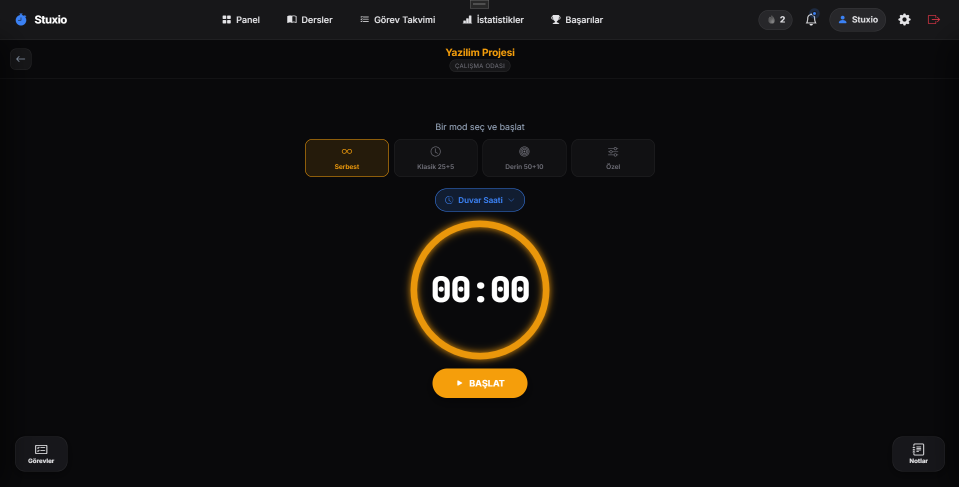
#> input picture screenshotss/kronometre.png, 1918 x 974 px (shown at 1/2 size)
$ python urun-gorselleri.py
#> lines starting #> are read from the running program, lines starting #| are printed output that depends on the picture
#!/usr/bin/env python3
"""Ana sayfadaki ürün görsellerini screenshotss/ içindeki GERÇEK ekran görüntülerinden üretir.

    python3 scripts/urun-gorselleri.py        (Pillow gerekir: pip install pillow)

Neden kırpma: sayfa ekran görüntüsünü bütün hâlde bir tarayıcı/telefon çerçevesine
koymak yerine anlamlı bölgeyi (halka, takvim, verimli aralık kartı…) gösteriyor.
Tarayıcıda CSS ile kırpmak mümkündü ama 200 KB'lık PNG'nin küçük bir köşesi için
tamamını indirtmek demekti; burada her görsel yalnız gösterilen bölge kadar.

⚠️ Kaynak görsel değişirse bu betiği yeniden çalıştır ve index.html'deki
width/height değerlerini çıktıdaki ölçülerle eşleştir (yoksa sayfa yüklenirken zıplar).
Koordinatlar (sol, üst, sağ, alt) kaynak piksel cinsindendir. """

from pathlib import Path
from PIL import Image

KOK = Path(__file__).resolve().parent.parent
SRC = KOK / "screenshotss"
OUT = KOK / "assets" / "ui"

# ad: (kaynak, kutu, hedef genişlik | None)
KIRPIMLAR = {
    # Hero — masaüstü çalışma odası ve odak modu AYNI kutuyla kırpılır: iki durum
    # arasında geçiş yapılırken öğeler yerinde kalsın.
    "oda-masaustu":   ("kronometre.png",  (330, 88, 1590, 974), 1260),
    "odak-masaustu":  ("odak_mode.png",   (330, 88, 1590, 974), 1260),
    # Hero, dar ekran — telefonun kendi çerçevesi (bezel) dışarıda kalır.
    "oda-telefon":    ("app-odak.png",     (78, 250, 642, 1160), None),
    "odak-telefon":   ("app-odak-tam.png", (78, 250, 642, 1160), None),

    # Sistem zinciri: alan → görev → seans → kayıt
    "zincir-alan":    ("lessons.png",      (530, 286, 946, 490), None),
    "zincir-gorev":   ("gorev_detay.png",  (234, 243, 820, 416), None),
    "zincir-seans":   ("kronometre.png",   (790, 430, 1130, 805), None),
    "zincir-kayit":   ("app-gorevler.png", (100, 650, 620, 1062), None),

    # Odak bandı — sayaç ve ışıması, tam genişlik
    "odak-bant":      ("odak_mode.png",    (0, 200, 1919, 800), 1919),

    # Plan
    "takvim":         ("gorev_takvim.png", (60, 30, 1850, 902), 1600),
    "alanlar":        ("lessons.png",      (70, 100, 1400, 505), 1330),

    # Analiz
    "gecmis":         ("calisma_gecmisi.png", (60, 28, 1850, 631), 1600),
    "verimli-aralik": ("dersaralıgı_verimli_aralıg.png", (968, 0, 1834, 492), None),
    "ders-dagilimi":  ("dersaralıgı_verimli_aralıg.png", (82, 0, 948, 492), None),
    "uzun-gorevler":  ("dersaralıgı_verimli_aralıg.png", (82, 518, 1834, 900), 1600),

    # Masaüstü sekmeleri — tam ekran, yalnız küçültülür
    "m-genel":        ("genel_bakis.png", (0, 0, 1919, 974), 1600),
    "m-dersler":      ("lessons.png",     (0, 0, 1919, 974), 1600),
    "m-oda":          ("kronometre.png",  (0, 0, 1918, 974), 1600),
    "m-odak":         ("odak_mode.png",   (0, 0, 1919, 974), 1600),
}


def kaydet(img, ad):
    yol = OUT / f"{ad}.webp"
    img.save(yol, "WEBP", quality=84, method=6)
    print(f"{ad:16} {img.width}x{img.height}  {yol.stat().st_size // 1024} KB")


def main():
    OUT.mkdir(parents=True, exist_ok=True)
    for ad, (kaynak, kutu, hedef) in KIRPIMLAR.items():
        img = Image.open(SRC / kaynak).convert("RGB").crop(kutu)
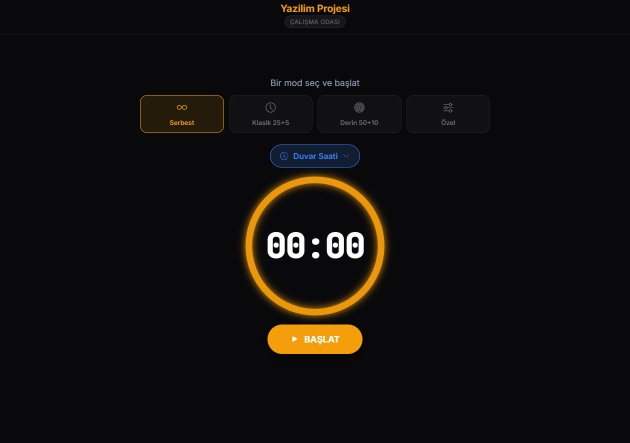
#> img: PIL image 1260x886 RGB (shown at 1/2 size); mean R, G, B 16.9, 14.8, 13.3
        if hedef and img.width > hedef:
            img = img.resize((hedef, round(img.height * hedef / img.width)), Image.LANCZOS)
        kaydet(img, ad)
#| oda-masaustu     1260x886  17 KB
#> pass 2 of the loop in main, `for ad, (kaynak, kutu, hedef) in KIRPIMLAR.items():`:
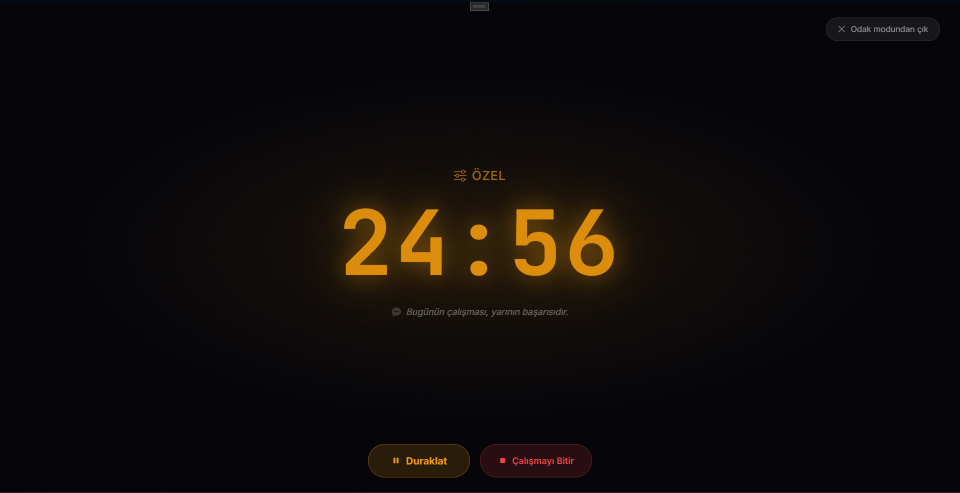
#> input picture screenshotss/odak_mode.png, 1919 x 986 px (shown at 1/2 size)
#> in main, `img = Image.open(SRC / kaynak).convert("RGB").crop(kutu)`:
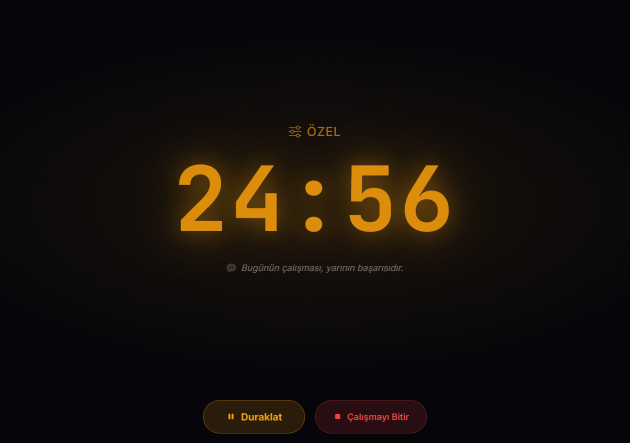
#> img: PIL image 1260x886 RGB (shown at 1/2 size); mean R, G, B 19.3, 13.9, 10.4
#| odak-masaustu    1260x886  15 KB
#> pass 3 of the loop in main, `for ad, (kaynak, kutu, hedef) in KIRPIMLAR.items():`:
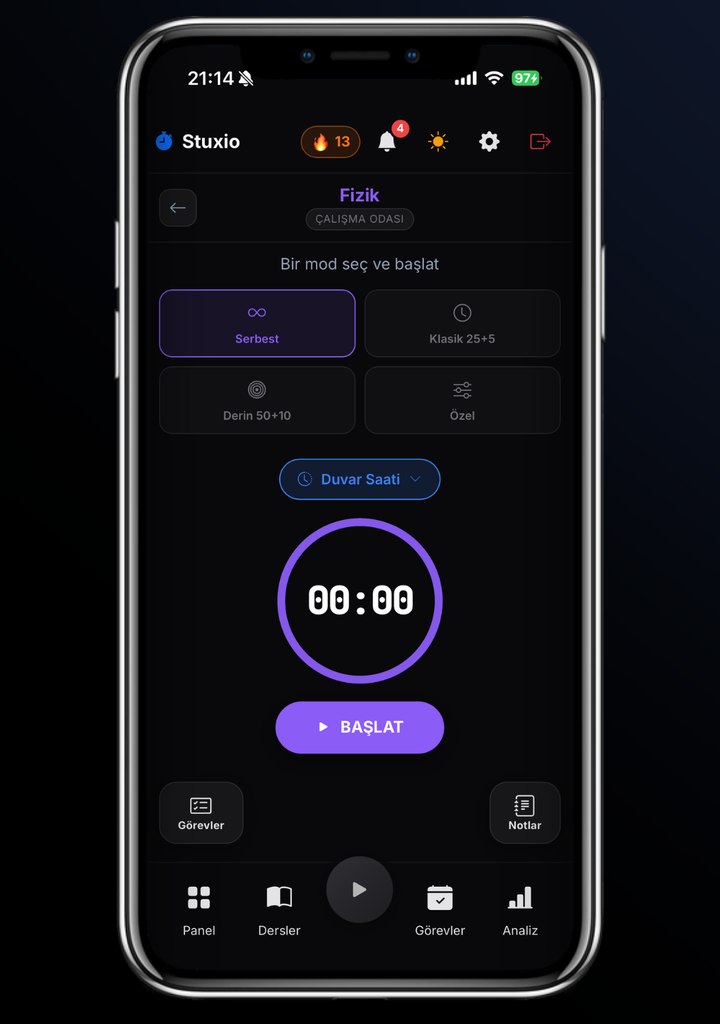
#> input picture screenshotss/app-odak.png, 720 x 1024 px
#> in main, `img = Image.open(SRC / kaynak).convert("RGB").crop(kutu)`:
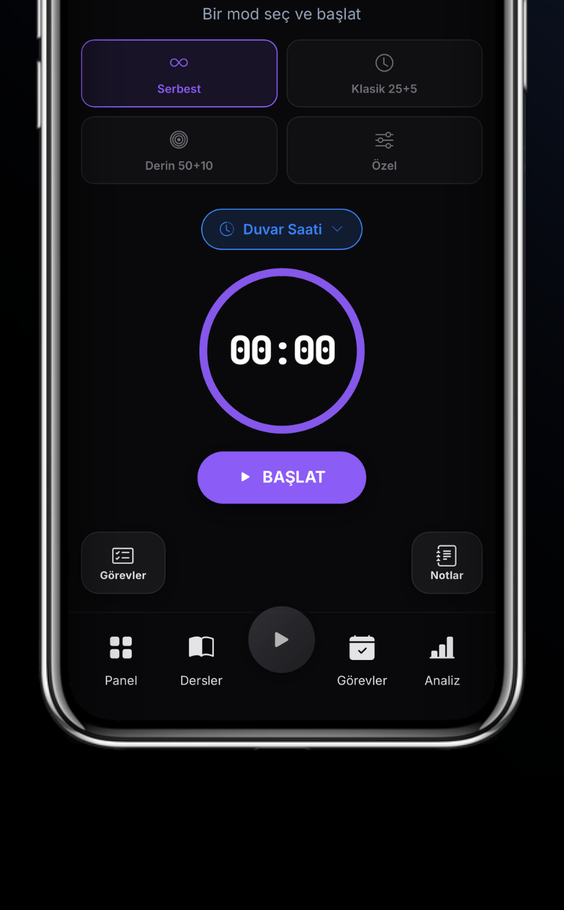
#> img: PIL image 564x910 RGB; mean R, G, B 21.9, 21, 27
#| oda-telefon      564x910  15 KB
#> the loop made 10 passes; the first 3 are shown

    # Seans şeridi: kaynaktaki yatay kaydırma çubuğu (beyaz, y≈150–168) ürünün değil
    # ekran görüntüsünün parçası; kareler ve gün numaraları arasından çıkarılıyor.
    s = Image.open(SRC / "seanslar.png").convert("RGB")
    ust = s.crop((86, 88, 1700, 146))
    alt = s.crop((86, 172, 1700, 202))
    serit = Image.new("RGB", (ust.width, ust.height + alt.height + 6), s.getpixel((10, 120)))
    serit.paste(ust, (0, 0))
    serit.paste(alt, (0, ust.height + 6))
    kaydet(serit, "seans-seridi")


if __name__ == "__main__":
#> (the run stopped early here; a loop or call above may not have finished)
